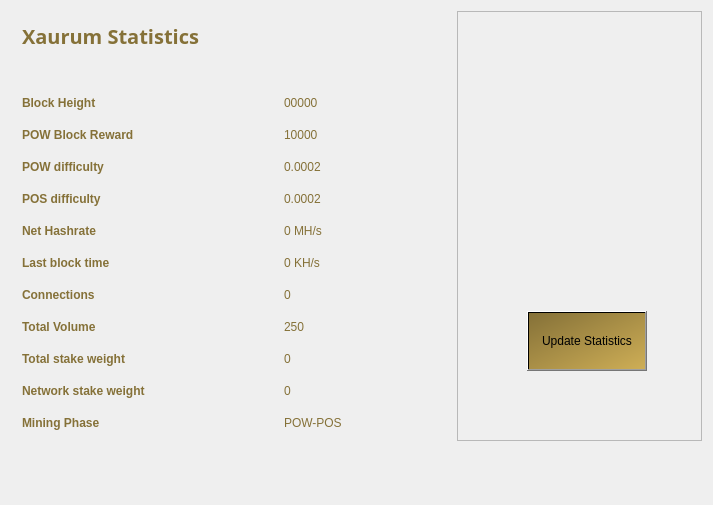
<?xml version="1.0" encoding="UTF-8"?>
<ui version="4.0">
 <class>StatisticsPage</class>
 <widget class="QWidget" name="StatisticsPage">
  <property name="windowModality">
   <enum>Qt::NonModal</enum>
  </property>
  <property name="geometry">
   <rect>
    <x>0</x>
    <y>0</y>
    <width>713</width>
    <height>505</height>
   </rect>
  </property>
  <property name="windowTitle">
   <string>Digging</string>
  </property>
  <layout class="QGridLayout" name="gridLayout">
   <property name="sizeConstraint">
    <enum>QLayout::SetMaximumSize</enum>
   </property>
   <item row="0" column="1">
    <widget class="QFrame" name="frame">
     <property name="minimumSize">
      <size>
       <width>213</width>
       <height>0</height>
      </size>
     </property>
     <property name="frameShape">
      <enum>QFrame::StyledPanel</enum>
     </property>
     <property name="frameShadow">
      <enum>QFrame::Raised</enum>
     </property>
     <widget class="QPushButton" name="startButton">
      <property name="geometry">
       <rect>
        <x>70</x>
        <y>300</y>
        <width>120</width>
        <height>60</height>
       </rect>
      </property>
      <property name="sizePolicy">
       <sizepolicy hsizetype="Fixed" vsizetype="Fixed">
        <horstretch>0</horstretch>
        <verstretch>0</verstretch>
       </sizepolicy>
      </property>
      <property name="minimumSize">
       <size>
        <width>120</width>
        <height>60</height>
       </size>
      </property>
      <property name="styleSheet">
       <string notr="true">background-color: qlineargradient(spread:repeat, x1:0, y1:0, x2:1, y2:1, stop:0 rgba(133, 113, 56, 255), stop:1 rgba(206, 174, 86, 255));</string>
      </property>
      <property name="text">
       <string>Update Statistics</string>
      </property>
     </widget>
     <widget class="QLabel" name="label">
      <property name="geometry">
       <rect>
        <x>0</x>
        <y>30</y>
        <width>251</width>
        <height>251</height>
       </rect>
      </property>
      <property name="text">
       <string>&lt;!DOCTYPE HTML PUBLIC &quot;-//W3C//DTD HTML 4.0//EN&quot; &quot;http://www.w3.org/TR/REC-html40/strict.dtd&quot;&gt;
&lt;html&gt;&lt;head&gt;&lt;meta name=&quot;qrichtext&quot; content=&quot;1&quot; /&gt;&lt;style type=&quot;text/css&quot;&gt;
p, li { white-space: pre-wrap; }
&lt;/style&gt;&lt;/head&gt;&lt;body style=&quot; font-size:8pt; font-weight:400; font-style:normal;&quot;&gt;
&lt;p align=&quot;center&quot; style=&quot; margin-top:0px; margin-bottom:0px; margin-left:0px; margin-right:0px; -qt-block-indent:0; text-indent:0px;&quot;&gt;&lt;img src=&quot;:/icons/bitcoin&quot; /&gt;&lt;/p&gt;&lt;/body&gt;&lt;/html&gt;</string>
      </property>
     </widget>
    </widget>
   </item>
   <item row="0" column="0">
    <widget class="QFrame" name="gridFrame_2">
     <property name="maximumSize">
      <size>
       <width>440</width>
       <height>16777215</height>
      </size>
     </property>
     <layout class="QGridLayout" name="gridLayout_4">
      <item row="3" column="0">
       <layout class="QFormLayout" name="formLayout_2">
        <property name="fieldGrowthPolicy">
         <enum>QFormLayout::FieldsStayAtSizeHint</enum>
        </property>
        <property name="horizontalSpacing">
         <number>139</number>
        </property>
        <property name="verticalSpacing">
         <number>18</number>
        </property>
        <property name="rightMargin">
         <number>0</number>
        </property>
        <item row="1" column="0">
         <widget class="QLabel" name="label_14">
          <property name="styleSheet">
           <string notr="true">color: rgb(133, 113, 56);</string>
          </property>
          <property name="text">
           <string>&lt;html&gt;&lt;head/&gt;&lt;body&gt;&lt;p&gt;&lt;span style=&quot; font-weight:600;&quot;&gt;Block Height&lt;/span&gt;&lt;/p&gt;&lt;/body&gt;&lt;/html&gt;</string>
          </property>
         </widget>
        </item>
        <item row="1" column="1">
         <widget class="QLabel" name="heightBox">
          <property name="styleSheet">
           <string notr="true">color: rgb(133, 113, 56);</string>
          </property>
          <property name="text">
           <string>00000</string>
          </property>
         </widget>
        </item>
        <item row="2" column="0">
         <widget class="QLabel" name="label_12">
          <property name="styleSheet">
           <string notr="true">color: rgb(133, 113, 56);</string>
          </property>
          <property name="text">
           <string>&lt;html&gt;&lt;head/&gt;&lt;body&gt;&lt;p&gt;&lt;span style=&quot; font-weight:600;&quot;&gt;POW Block Reward&lt;/span&gt;&lt;/p&gt;&lt;/body&gt;&lt;/html&gt;</string>
          </property>
         </widget>
        </item>
        <item row="2" column="1">
         <widget class="QLabel" name="rewardBox">
          <property name="styleSheet">
           <string notr="true">color: rgb(133, 113, 56);</string>
          </property>
          <property name="text">
           <string>10000</string>
          </property>
         </widget>
        </item>
        <item row="3" column="0">
         <widget class="QLabel" name="label_13">
          <property name="styleSheet">
           <string notr="true">color: rgb(133, 113, 56);</string>
          </property>
          <property name="text">
           <string>&lt;html&gt;&lt;head/&gt;&lt;body&gt;&lt;p&gt;&lt;span style=&quot; font-weight:600;&quot;&gt;POW difficulty&lt;/span&gt;&lt;/p&gt;&lt;/body&gt;&lt;/html&gt;</string>
          </property>
         </widget>
        </item>
        <item row="3" column="1">
         <widget class="QLabel" name="diffBox">
          <property name="styleSheet">
           <string notr="true">color: rgb(133, 113, 56);</string>
          </property>
          <property name="text">
           <string>0.0002</string>
          </property>
         </widget>
        </item>
        <item row="4" column="0">
         <widget class="QLabel" name="label_9">
          <property name="styleSheet">
           <string notr="true">color: rgb(133, 113, 56);</string>
          </property>
          <property name="text">
           <string>&lt;html&gt;&lt;head/&gt;&lt;body&gt;&lt;p&gt;&lt;span style=&quot; font-weight:600;&quot;&gt;POS difficulty&lt;/span&gt;&lt;/p&gt;&lt;/body&gt;&lt;/html&gt;</string>
          </property>
         </widget>
        </item>
        <item row="4" column="1">
         <widget class="QLabel" name="diffBox2">
          <property name="styleSheet">
           <string notr="true">color: rgb(133, 113, 56);</string>
          </property>
          <property name="text">
           <string>0.0002</string>
          </property>
         </widget>
        </item>
        <item row="5" column="1">
         <widget class="QLabel" name="pawrateBox">
          <property name="styleSheet">
           <string notr="true">color: rgb(133, 113, 56);</string>
          </property>
          <property name="text">
           <string>0 MH/s</string>
          </property>
         </widget>
        </item>
        <item row="6" column="0">
         <widget class="QLabel" name="label3_2">
          <property name="sizePolicy">
           <sizepolicy hsizetype="Preferred" vsizetype="Maximum">
            <horstretch>0</horstretch>
            <verstretch>0</verstretch>
           </sizepolicy>
          </property>
          <property name="styleSheet">
           <string notr="true">color: rgb(133, 113, 56);</string>
          </property>
          <property name="text">
           <string>&lt;html&gt;&lt;head/&gt;&lt;body&gt;&lt;p&gt;&lt;span style=&quot; font-weight:600;&quot;&gt;Last block time&lt;/span&gt;&lt;/p&gt;&lt;/body&gt;&lt;/html&gt;</string>
          </property>
         </widget>
        </item>
        <item row="6" column="1">
         <widget class="QLabel" name="localBox">
          <property name="styleSheet">
           <string notr="true">color: rgb(133, 113, 56);</string>
          </property>
          <property name="text">
           <string>0 KH/s</string>
          </property>
         </widget>
        </item>
        <item row="7" column="0">
         <widget class="QLabel" name="label1_2">
          <property name="styleSheet">
           <string notr="true">color: rgb(133, 113, 56);</string>
          </property>
          <property name="text">
           <string>&lt;html&gt;&lt;head/&gt;&lt;body&gt;&lt;p&gt;&lt;span style=&quot; font-weight:600;&quot;&gt;Connections&lt;/span&gt;&lt;/p&gt;&lt;/body&gt;&lt;/html&gt;</string>
          </property>
         </widget>
        </item>
        <item row="7" column="1">
         <widget class="QLabel" name="connectionBox">
          <property name="styleSheet">
           <string notr="true">color: rgb(133, 113, 56);</string>
          </property>
          <property name="text">
           <string>0</string>
          </property>
         </widget>
        </item>
        <item row="8" column="0">
         <widget class="QLabel" name="label_8">
          <property name="styleSheet">
           <string notr="true">color: rgb(133, 113, 56);</string>
          </property>
          <property name="text">
           <string>&lt;html&gt;&lt;head/&gt;&lt;body&gt;&lt;p&gt;&lt;span style=&quot; font-weight:600;&quot;&gt;Total Volume&lt;/span&gt;&lt;/p&gt;&lt;/body&gt;&lt;/html&gt;</string>
          </property>
         </widget>
        </item>
        <item row="8" column="1">
         <widget class="QLabel" name="volumeBox">
          <property name="styleSheet">
           <string notr="true">color: rgb(133, 113, 56);</string>
          </property>
          <property name="text">
           <string>250</string>
          </property>
         </widget>
        </item>
        <item row="9" column="0">
         <widget class="QLabel" name="label_10">
          <property name="styleSheet">
           <string notr="true">color: rgb(133, 113, 56);</string>
          </property>
          <property name="text">
           <string>&lt;html&gt;&lt;head/&gt;&lt;body&gt;&lt;p&gt;&lt;span style=&quot; font-weight:600;&quot;&gt;Total stake weight&lt;/span&gt;&lt;/p&gt;&lt;/body&gt;&lt;/html&gt;</string>
          </property>
         </widget>
        </item>
        <item row="9" column="1">
         <widget class="QLabel" name="minBox">
          <property name="styleSheet">
           <string notr="true">color: rgb(133, 113, 56);</string>
          </property>
          <property name="text">
           <string>0</string>
          </property>
         </widget>
        </item>
        <item row="10" column="0">
         <widget class="QLabel" name="label_11">
          <property name="styleSheet">
           <string notr="true">color: rgb(133, 113, 56);</string>
          </property>
          <property name="text">
           <string>&lt;html&gt;&lt;head/&gt;&lt;body&gt;&lt;p&gt;&lt;span style=&quot; font-weight:600;&quot;&gt;Network stake weight&lt;/span&gt;&lt;/p&gt;&lt;/body&gt;&lt;/html&gt;</string>
          </property>
         </widget>
        </item>
        <item row="10" column="1">
         <widget class="QLabel" name="maxBox">
          <property name="styleSheet">
           <string notr="true">color: rgb(133, 113, 56);</string>
          </property>
          <property name="text">
           <string>0</string>
          </property>
         </widget>
        </item>
        <item row="11" column="0">
         <widget class="QLabel" name="label_15">
          <property name="styleSheet">
           <string notr="true">color: rgb(133, 113, 56);</string>
          </property>
          <property name="text">
           <string>&lt;html&gt;&lt;head/&gt;&lt;body&gt;&lt;p&gt;&lt;span style=&quot; font-weight:600;&quot;&gt;Mining Phase&lt;/span&gt;&lt;/p&gt;&lt;/body&gt;&lt;/html&gt;</string>
          </property>
         </widget>
        </item>
        <item row="11" column="1">
         <widget class="QLabel" name="cBox">
          <property name="styleSheet">
           <string notr="true">color: rgb(133, 113, 56);</string>
          </property>
          <property name="text">
           <string>POW-POS</string>
          </property>
         </widget>
        </item>
        <item row="5" column="0">
         <widget class="QLabel" name="label_16">
          <property name="styleSheet">
           <string notr="true">color: rgb(133, 113, 56);</string>
          </property>
          <property name="text">
           <string>&lt;html&gt;&lt;head/&gt;&lt;body&gt;&lt;p&gt;&lt;span style=&quot; font-weight:600;&quot;&gt;Net Hashrate&lt;/span&gt;&lt;/p&gt;&lt;/body&gt;&lt;/html&gt;</string>
          </property>
         </widget>
        </item>
       </layout>
      </item>
      <item row="1" column="0">
       <layout class="QHBoxLayout" name="horizontalLayout_4">
        <property name="spacing">
         <number>7</number>
        </property>
        <item>
         <widget class="QLabel" name="label_5">
          <property name="font">
           <font>
            <family>OptimusPrinceps</family>
           </font>
          </property>
          <property name="styleSheet">
           <string notr="true">color: rgb(133, 113, 56);</string>
          </property>
          <property name="text">
           <string>&lt;html&gt;&lt;head/&gt;&lt;body&gt;&lt;p&gt;&lt;span style=&quot; font-size:20px; font-weight:600; color: rgb(133, 113, 56);&quot;&gt;Xaurum Statistics &lt;/span&gt;&lt;/p&gt;&lt;/body&gt;&lt;/html&gt;</string>
          </property>
         </widget>
        </item>
        <item>
         <spacer name="horizontalSpacer_2">
          <property name="orientation">
           <enum>Qt::Horizontal</enum>
          </property>
          <property name="sizeHint" stdset="0">
           <size>
            <width>40</width>
            <height>20</height>
           </size>
          </property>
         </spacer>
        </item>
       </layout>
      </item>
      <item row="2" column="0">
       <spacer name="verticalSpacer_2">
        <property name="orientation">
         <enum>Qt::Vertical</enum>
        </property>
        <property name="sizeHint" stdset="0">
         <size>
          <width>20</width>
          <height>40</height>
         </size>
        </property>
       </spacer>
      </item>
     </layout>
    </widget>
   </item>
   <item row="1" column="0">
    <spacer name="verticalSpacer">
     <property name="orientation">
      <enum>Qt::Vertical</enum>
     </property>
     <property name="sizeHint" stdset="0">
      <size>
       <width>20</width>
       <height>40</height>
      </size>
     </property>
    </spacer>
   </item>
  </layout>
 </widget>
 <layoutdefault spacing="6" margin="11"/>
 <resources/>
 <connections/>
</ui>
